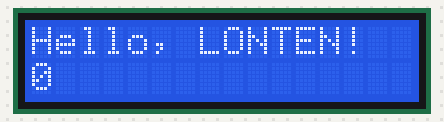
Bench run of a sketch on a simulated Arduino Uno, built with avr-gcc and run on an emulated ATmega328P. Parts: 16×2 character LCD.

Above: at 0.1 s.
At 4.1 s:
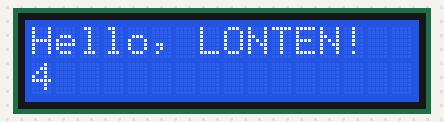
At 9.1 s:
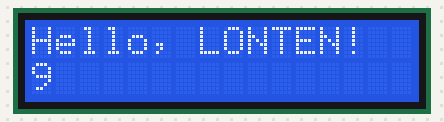
At 19.1 s:
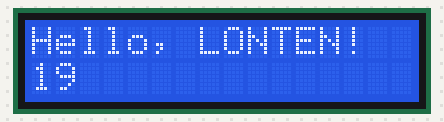
At 29.1 s:
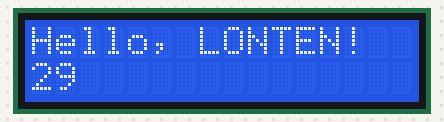
At 39.1 s:
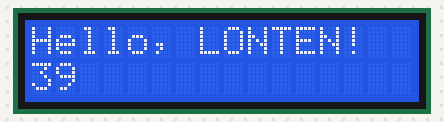

Measured:
- what the display in image 1 shows lasts 1.0 s, from 4.0 s to 5.0 s

The sketch:

LCD_Display.ino
```cpp
#include <Wire.h>
#include <LiquidCrystal.h>

// initialize the library with the numbers of the interface pins
LiquidCrystal lcd(7, 8, 9, 10, 11, 12);

void setup() {
  // set up the LCD's number of columns and rows:
  lcd.begin(2, 16);
  // Print a message to the LCD.
  lcd.print("Hello, LONTEN!");
}

void loop() {
  // set the cursor to column 0, line 1
  // (note: line 1 is the second row, since counting begins with 0):
  lcd.setCursor(0, 1);
  // print the number of seconds since reset:
  lcd.print(millis() / 1000);
}
```
